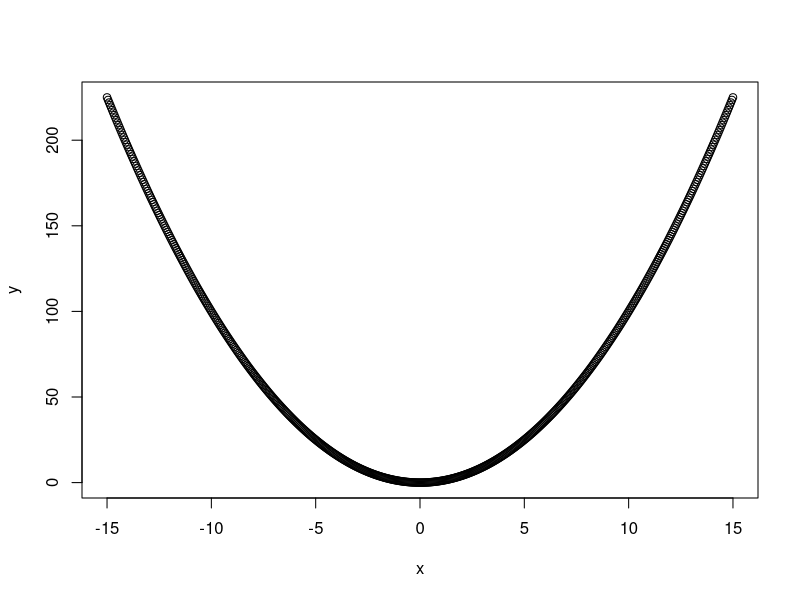
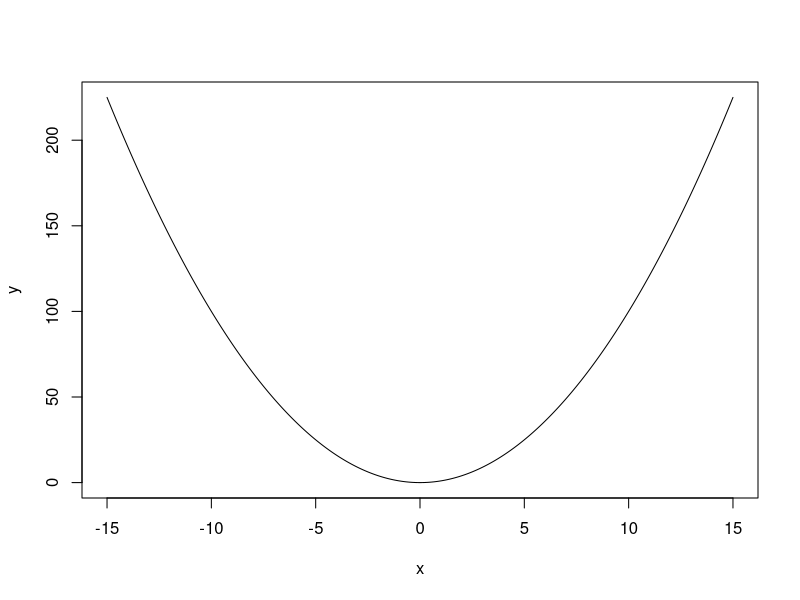
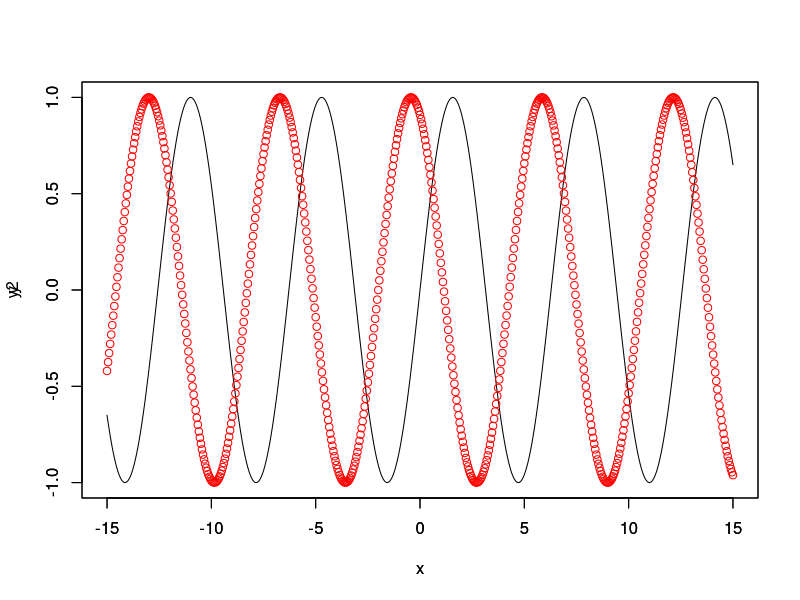

R code for these plots, in order:

# Vectors
x <- c(1, 2, 3, 4)
y <- c(4, 3, 2, 1)

# Combinar vectors
u <- c(x, 4, x, y)
print(u)

# Concatenar strings
b1 <- paste('A', 1:6)
b1

b2 <- paste(1:6, 'A')
b2

a <- paste('Avui és:', date())
a

# Aritmètica de vectors
z <- x + u
z

x / u
x / 2

# De quantes maneres diferents es podenordenar 6 unitats en grups de 3
choose(n=6, k=0:6)

# Successions regulars
1:10
seq(-5, 5, by=.4)
seq(-5, 4, by=.4)
seq(-5, 5, length=14)

# Gràfiques

# Paràbola y = x² entre -15 i 15
x <- seq(-15, 15, by=.05)
y <- x**2
plot(x, y, type='p')
plot(x, y, type='l')

y <- sin(x)
plot(x, y, type='l')

# Dues linies a la gràfica
y2 <- sin(x + 2)
par(new=T)
plot(x, y2, col='red', type='p')

# Arrays i matrius
u <- c(1:12)
dim(u) <- c(3, 4)
u

dim(u) <- c(2, 2, 3)
u

# Accés a la segona matriu de la primera dimensió
u[,,2]

# Primera fila de la segona matriu
u[,,2][1,]

# Segon ítem de la primera fila de la segona matriu
u[,,2][1,][2]

# Crear matriu
u <- matrix(1:12, nrow=3, ncol=4)
u

u <- array(1:12, dim=c(2,3,2))
u

u <- array(c(1, 4, 2), dim=c(3, 4))
u

# Transposta
t(u)

a <- matrix(1:20, nrow=4)
a

# Matriu sense columnes 1 a 3
a[,-(1:3)]

# Operacions amb matrius
a <- matrix(c(1, 3, 2, 0, 1, 1), nrow=2)
a

b <- matrix(c(1, 2, 0, 1), nrow=2)
b

# Producte exterior
outer(a, b, '*')

# Producte de matrius
a <- matrix(c(1, 3, 2, 0), nrow=2)
b <- matrix(c(1, 2, 0, 1), nrow=2)
a %*% b


# LListes
x <- list('valor'=1, retol='exemple', vector=c(1, 2, 3), '5'=9)
x[[2]]
x$'5'


# Funcions

#Variança empírica
varp <- function(x) {
    return(var(x) * (length(x) - 1) / length(x))
}

varp(1:20)
var(1:20)

#' Exercici 1. Escriviu una funci´o que entri dos enters n, p, i generi 
#' una matriu n×p d’aleatoris normals de mitjana i desviaci´o est`andard donades.
exercici1 <- function(n, p) {
    numbers <- rnorm(n * p, mean=1, sd=1)
    array <- matrix(numbers, nrow=n)
    return(array)
    
}

exercici1(4, 3)

#' Exercici 2. Escriviu una funci´o que estandarditzi una matriu n × p, de dues maneres, de forma
#' que:
#' 
#' a: Les columnes tinguin mitjana 0 i desviaci´o est`andard 1.
exercici2 <- function(n, p) {
    
    cols <- c()
    
    for (i in 1:p) {
        cols <- c(cols, rnorm(n, mean=0, sd=1))
        print(cols)
    }
    
    return(matrix(cols, nrow=n))
    
}
exercici2(3, 4)
